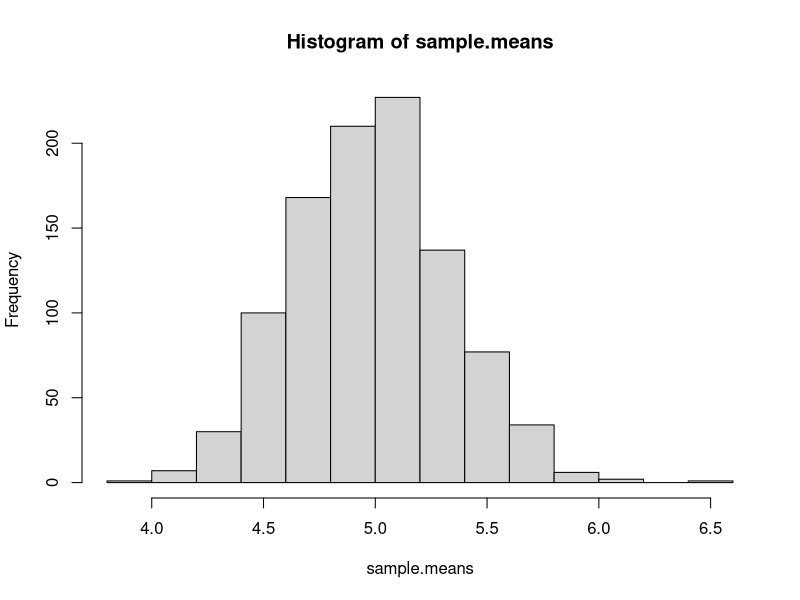

Recreate this plot in R.
set.seed(47)

lambda <- 5 # Poisson Distribution. 

n <- 40 # Sample Size. 

rows <- 1000 # Number of Trials.

sim <- rpois(n*rows, lambda)
m <- matrix(sim,rows)


sample.means <- rowMeans(m)



sm.avg <- mean(sample.means)

sm.sd <- sd(sample.means)
  
sm.sd.clt <- sqrt(lambda/n)

hist(sample.means)